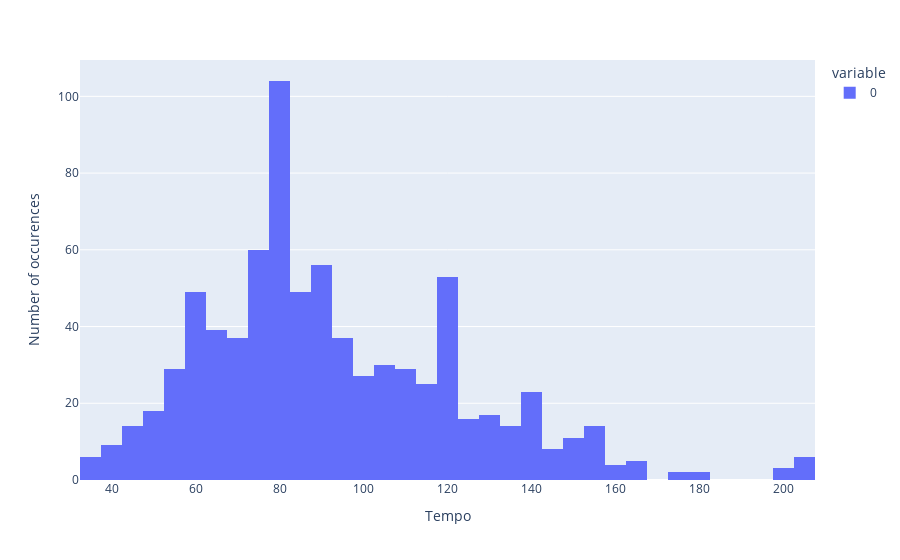

Write notebook code for a chart like this one.
### Markdown cell above
##  Tempo changes
The timing of events in MIDI files is determined by tempo change events, which allow conversion from the MIDI "tick" timebase to absolute time in seconds. Using many tempo change events can allow for a MIDI transcription's timing to closely match that of a specific performance of a piece of music. While 120bpm is the default tempo for a MIDI file, the distribution of tempos shows that a wide variety of tempos is used.

### Code cell
fig = px.histogram(
    [i for s in statistics for i in s['tempos']],
)
fig.update_yaxes(title='Number of occurences')
fig.update_xaxes(title='Tempo')
fig.show()

### Figure 1 — Plotly figure (JSON) as saved in the notebook; plotly's stock layout.template omitted (floating-point values rounded to 4 significant figures; data arrays with more than 128 entries replaced by an {"elided": "..."} marker saying what was removed)
{"data": [{"alignmentgroup": "True", "bingroup": "x", "hovertemplate": "variable=0<br>value=%{x}<br>count=%{y}<extra></extra>", "legendgroup": "0", "marker": {"color": "#636efa"}, "name": "0", "offsetgroup": "0", "orientation": "v", "showlegend": true, "type": "histogram", "x": {"elided": "796 float values"}, "xaxis": "x", "yaxis": "y"}], "layout": {"barmode": "relative", "legend": {"title": {"text": "variable"}, "tracegroupgap": 0}, "margin": {"t": 60}, "xaxis": {"anchor": "y", "domain": [0.0, 1.0], "title": {"text": "Tempo"}}, "yaxis": {"anchor": "x", "domain": [0.0, 1.0], "title": {"text": "Number of occurences"}}}}
